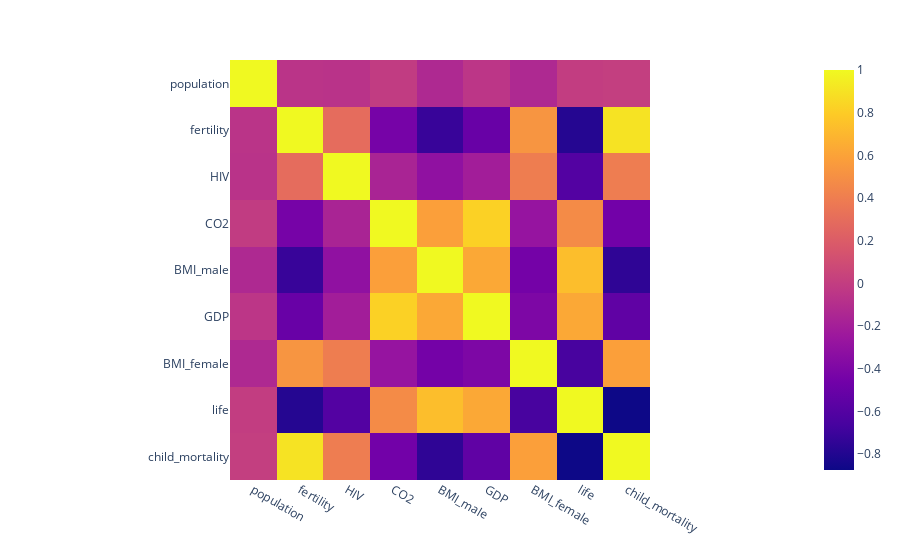

This figure's notebook cell:
### Markdown cell above
<p dir=rtl style="direction: rtl;text-align: right;line-height:200%;font-family:vazir;font-size:medium">
<font face="vazir" size=3>
در سلول زیر با استفاده از
<code>corr</code>
میزان همبستگی متغیر ها به همدیگر را به دست آورده و  
<code>heatmap</code>
آن را رسم کنید.
  </font>
</p>

### Code cell
correlation_mat = data.corr()
heatmap = px.imshow(correlation_mat)
heatmap.show()

### Figure 1 — Plotly figure (JSON) as saved in the notebook; plotly's stock layout.template omitted (floating-point values rounded to 4 significant figures)
{"data": [{"coloraxis": "coloraxis", "hovertemplate": "x: %{x}<br>y: %{y}<br>color: %{z}<extra></extra>", "name": "0", "type": "heatmap", "x": ["population", "fertility", "HIV", "CO2", "BMI_male", "GDP", "BMI_female", "life", "child_mortality"], "xaxis": "x", "y": ["population", "fertility", "HIV", "CO2", "BMI_male", "GDP", "BMI_female", "life", "child_mortality"], "yaxis": "y", "z": [[1, -0.06135, -0.06582, -0.01015, -0.1349, -0.04569, -0.1351, -0.005051, 0.008058], [-0.06135, 1, 0.2927, -0.4397, -0.7154, -0.5026, 0.5273, -0.7869, 0.9017], [-0.06582, 0.2927, 1, -0.1659, -0.3087, -0.2084, 0.3967, -0.6047, 0.3949], [-0.01015, -0.4397, -0.1659, 1, 0.581, 0.8231, -0.2808, 0.4767, -0.4582], [-0.1349, -0.7154, -0.3087, 0.581, 1, 0.6251, -0.447, 0.7316, -0.7497], [-0.04569, -0.5026, -0.2084, 0.8231, 0.6251, 1, -0.4007, 0.629, -0.5439], [-0.1351, 0.5273, 0.3967, -0.2808, -0.447, -0.4007, 1, -0.6587, 0.5821], [-0.005051, -0.7869, -0.6047, 0.4767, 0.7316, 0.629, -0.6587, 1, -0.8741], [0.008058, 0.9017, 0.3949, -0.4582, -0.7497, -0.5439, 0.5821, -0.8741, 1]]}], "layout": {"coloraxis": {"colorscale": [[0, "#0d0887"], [0.1111, "#46039f"], [0.2222, "#7201a8"], [0.3333, "#9c179e"], [0.4444, "#bd3786"], [0.5556, "#d8576b"], [0.6667, "#ed7953"], [0.7778, "#fb9f3a"], [0.8889, "#fdca26"], [1, "#f0f921"]]}, "margin": {"t": 60}, "xaxis": {"anchor": "y", "constrain": "domain", "domain": [0, 1], "scaleanchor": "y"}, "yaxis": {"anchor": "x", "autorange": "reversed", "constrain": "domain", "domain": [0, 1]}}}
